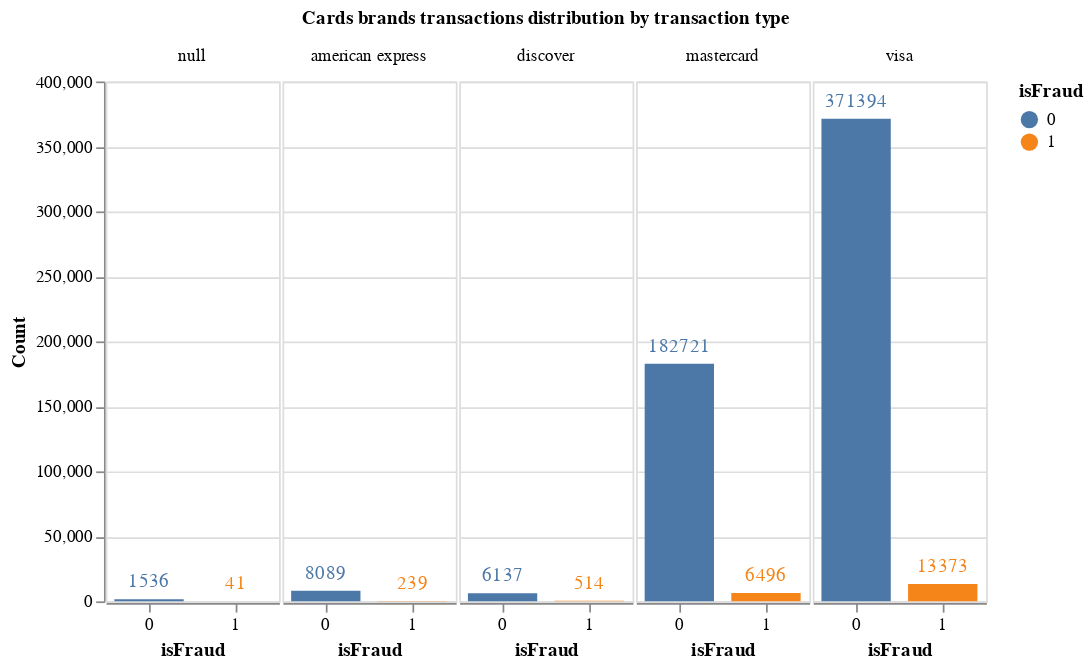

The code cell stored with this chart in its notebook:
### Markdown cell above
One can verify the count of brand purchases by considering the type of transaction (legitimate-0 or fraudulent-1). The Visa card is the most used, with over 370 thousand legitimate 13 thousand fraudulent transactions. Mastercard follows it with around 180 thousand transactions and almost 6500 fraudulent transactions. It is possible to conclude that the number of fraudulent transactions is unrelated to a specific card brand because the amount of fraudulent transactions is around 3.5% for both Visa and Mastercard.

### Code cell
#Let's visually check the number of credit-type transactions that are fraudulent or genuine.
bar_chart = alt.Chart(card4Group).encode(
    alt.X("isFraud:O", axis=alt.Axis(labelAngle=0)),
    alt.Y("sum(count):Q", title='Count'),
    alt.Color("isFraud:N"),
    alt.Text("sum(count):Q", format=".0f"),
).properties(height=alt.Step(50), width=100)

alt.layer(
    bar_chart.mark_bar(size=40),
    bar_chart.mark_text(dy=-10)
).facet(
    alt.Column("card4:N", title='Cards brands transactions distribution by transaction type')
).configure_facet(spacing=0)

### Figure 1 — Vega-Lite specification as saved in the notebook (floating-point values rounded to 4 significant figures)
{"config": {"view": {"continuousWidth": 400, "continuousHeight": 300}, "facet": {"spacing": 0}}, "data": {"name": "data-eae9559f6b593344b1f89d6cd97f6061"}, "facet": {"field": "card4", "title": "Cards brands transactions distribution by transaction type", "type": "nominal"}, "spec": {"layer": [{"mark": {"type": "bar", "size": 40}, "encoding": {"color": {"field": "isFraud", "type": "nominal"}, "text": {"aggregate": "sum", "field": "count", "format": ".0f", "type": "quantitative"}, "x": {"axis": {"labelAngle": 0}, "field": "isFraud", "type": "ordinal"}, "y": {"aggregate": "sum", "field": "count", "title": "Count", "type": "quantitative"}}, "height": {"step": 50}, "width": 100}, {"mark": {"type": "text", "dy": -10}, "encoding": {"color": {"field": "isFraud", "type": "nominal"}, "text": {"aggregate": "sum", "field": "count", "format": ".0f", "type": "quantitative"}, "x": {"axis": {"labelAngle": 0}, "field": "isFraud", "type": "ordinal"}, "y": {"aggregate": "sum", "field": "count", "title": "Count", "type": "quantitative"}}, "height": {"step": 50}, "width": 100}]}, "$schema": "https://vega.github.io/schema/vega-lite/v4.17.0.json", "datasets": {"data-eae9559f6b593344b1f89d6cd97f6061": [{"card4": "american express", "isFraud": 0, "count": 8089}, {"card4": "american express", "isFraud": 1, "count": 239}, {"card4": "discover", "isFraud": 0, "count": 6137}, {"card4": "discover", "isFraud": 1, "count": 514}, {"card4": "mastercard", "isFraud": 0, "count": 182721}, {"card4": "mastercard", "isFraud": 1, "count": 6496}, {"card4": "visa", "isFraud": 0, "count": 371394}, {"card4": "visa", "isFraud": 1, "count": 13373}, {"card4": null, "isFraud": 0, "count": 1536}, {"card4": null, "isFraud": 1, "count": 41}]}}
